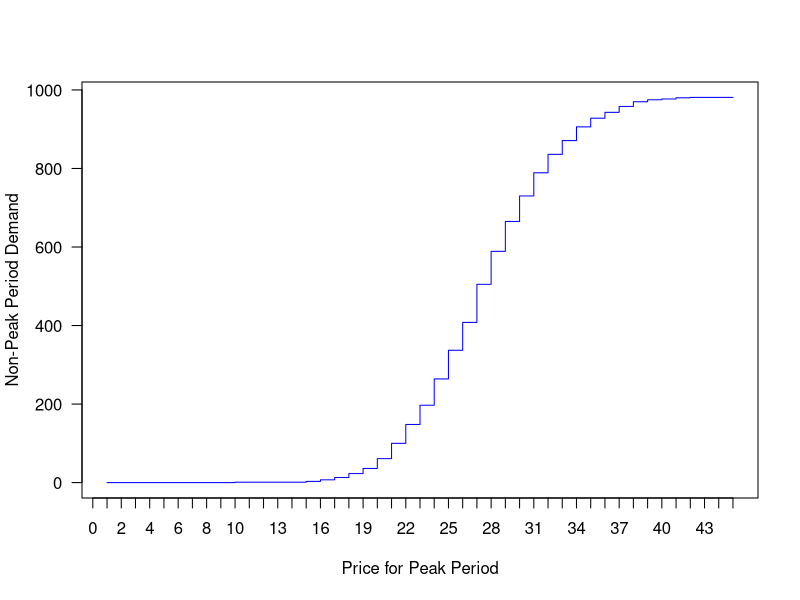
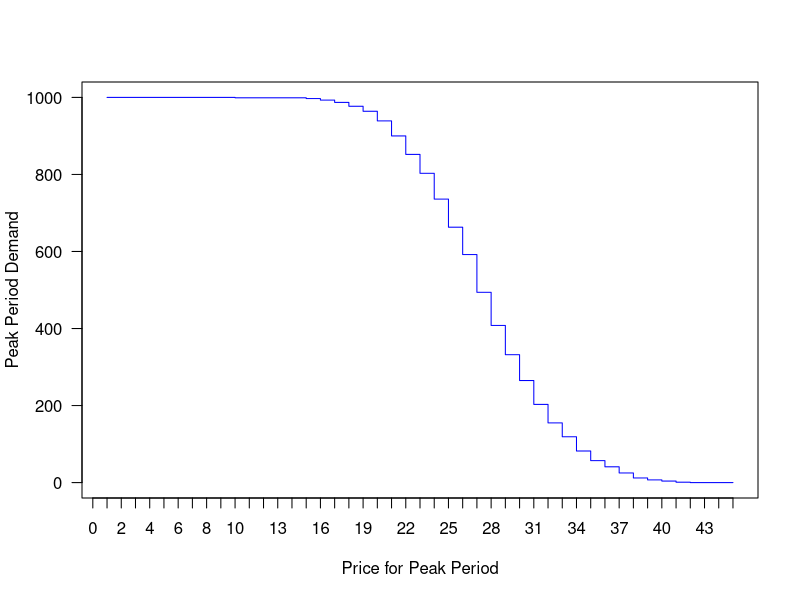
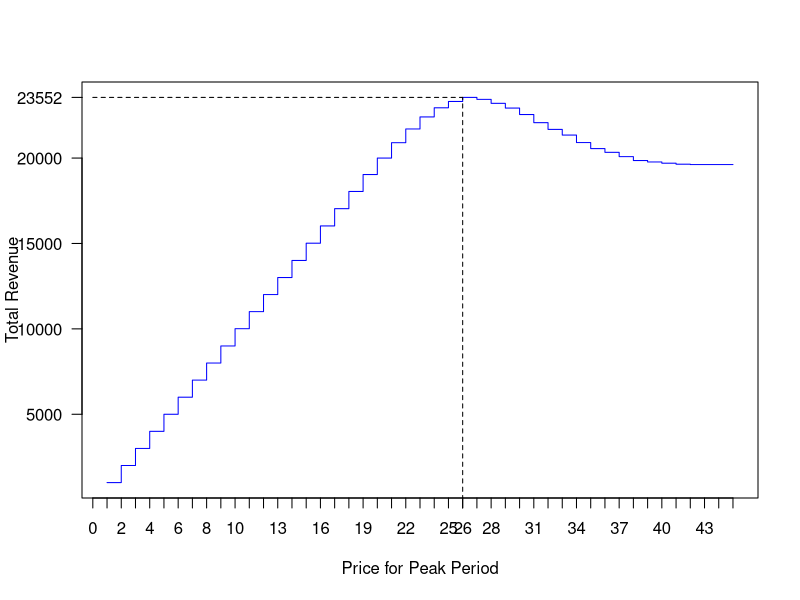

These charts were generated, in order, by the following R code:
# Load the data
survey_data = read.csv("Simulated_WTP_Survey_group.csv",header=T)
# Row count
N=nrow(survey_data)
# Print top few rows of data
head(survey_data)

# The maximium WTP in data, we can use this as the upper bound for our price search.
# No need to consider a price if noone can afford it.
# Column 2 and 3 contain WTP of non peak and peak

#for (i in 1:N){
#    survey_data$maxWTP[i]=max(survey_data[i,3:12])
#}


# Only using Group for the first time
#maxprice=max(survey_data$maxWTP)

maxprice=max(survey_data[3:12])


# Price for all time slots (i.e., nonpeak) except for peak
basePrice=20

# Creating empty lists
demandNonPeak<-rep(0,maxprice)
demandPeak<-rep(0,maxprice)
revenue<-rep(0,maxprice)


# STEP 1:
# For each client we will obtain their maximum WTP and
# maximum Surplus among the Nonpeak time slot
# Columns 2 is the NonPeak time slot.

maxWTPNonPeak<-rep(0,N)
maxsurplusNonPeak<-rep(0,N)

for (i in 1:N){
    maxWTPNonPeak[i]=max(survey_data[i,c(5:10)])
    maxsurplusNonPeak[i]=max(survey_data[i,c(5:10)]-basePrice)
    
    # We can also generate new column(s) and add this information to our daya nyhc:
    survey_data$maxWTPNonPeak[i]=max(survey_data[i,c(5:10)])
    survey_data$maxsurplusNonPeak[i]=max(survey_data[i,c(5:10)]-basePrice)
}

# Viewing the first ten rows of data
survey_data[1:10,]

surplusPeak<-matrix(0,N,maxprice)

for (p in 1:maxprice) {
    for (i in 1:N) {
        surplusPeak[i, p] <- max(survey_data[i, c(3, 4, 11, 12)]) - p
    }
}

# Viewing a part of data in surplusPeak
# the first ten client's surpluses for Peak time slot if pPeak Price p=50, 51, 52, ..., 60.
colnames(surplusPeak)=paste0("p=",1:maxprice)
surplusPeak[1:10,]


for (p in 1:maxprice){
  demandNonPeak[p]=(sum((maxsurplusNonPeak>surplusPeak[,p])*(maxsurplusNonPeak>=0))) 
  demandPeak[p]=(sum((surplusPeak[,p]>=maxsurplusNonPeak)*(surplusPeak[,p]>=0))) 
  revenue[p]=(basePrice*demandNonPeak[p]+p*demandPeak[p])
}

# Plotting NonPeak Demand vs Peak Period Price
xaxis=1:maxprice
plot(xaxis,demandNonPeak,pch = 16, type="s",col="blue", las=1, xaxt="n",
     xlab="Price for Peak Period",ylab="Non-Peak Period Demand")
xticks <- seq(0, maxprice, by=1)
axis(side = 1, at = xticks)

# Plotting Peak Demand vs Peak Period Price
xaxis=1:maxprice
plot(xaxis,demandPeak,pch = 16, type="s",col="blue", las=1, xaxt="n",
     xlab="Price for Peak Period",ylab="Peak Period Demand")
xticks <- seq(0, maxprice, by=1)
axis(side = 1, at = xticks)

# Plotting Revenue vs Peak Period Price
# Set priceBest (Peak Period Price) to first entry on list
xaxis=1:maxprice
plot(xaxis,revenue,pch = 16, type="s",col="blue", las=1, xaxt="n",
     xlab="Price for Peak Period",ylab="Total Revenue")
xticks <- seq(0, maxprice, by=1)
axis(side = 1, at = xticks)
revenueBest=max(revenue[basePrice:maxprice])
priceBest=which(revenue == revenueBest)
axis(side = 1, at = priceBest) 
lines(c(priceBest[1],priceBest[1]),c(0, revenueBest),lty=2)
axis(side = 2, at = round(revenueBest,3),las=1)
lines(c(0,priceBest[1]),c(revenueBest, revenueBest),lty=2)


